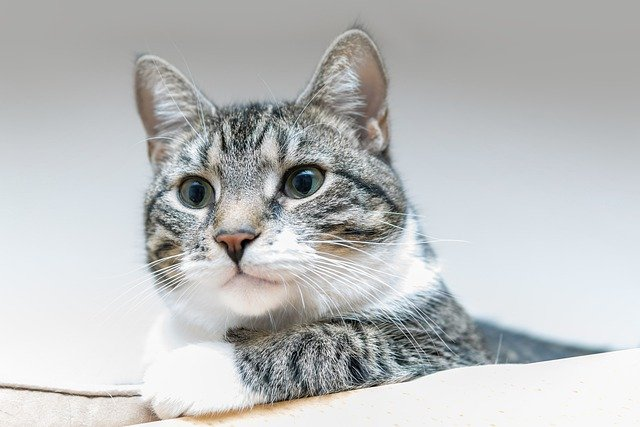
#> input picture opencv/res/img.jpg, 640 x 427 px, found by its file name
$ python Cut.py
#> lines starting #> are read from the running program, lines starting #| are printed output that depends on the picture; after the words box and inside, x2 and y2 are one past the last pixel; in counts of white or black regions, pixels touching at a corner belong together
import cv2

#영역을 잘라서 새로운 윈도우(창)에 표시

img = cv2.imread('opencv/res/img.jpg')
#> img is the input picture: shape (427, 640, 3); mean B, G, R 190.8, 190.6, 188.8
print(img.shape) # (427, 640, 3)
#| (427, 640, 3)

crop = img[200:300, 200:400] # 세로 200:300, 가로 200:400
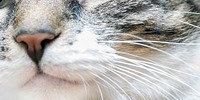
#> crop: shape (100, 200, 3); mean B, G, R 176.4, 179.2, 182.2
img[200:300, 400:600] = crop # 자른 영역을 기존윈도우에 표시
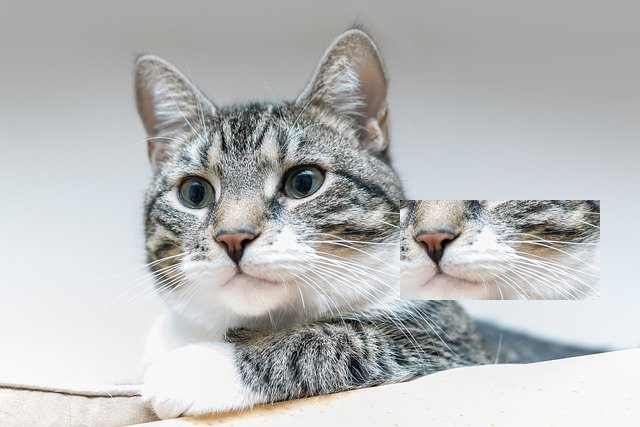
#> img: shape (427, 640, 3); 7.32% of pixels changed, all inside (x1, y1, x2, y2) = (400, 200, 600, 300)

cv2.imshow('img', img)
cv2.imshow('crop', crop)

cv2.waitKey(0)
cv2.destroyAllWindows()

$ run again, with opencv/res/newspaper.jpg copied over opencv/res/img.jpg
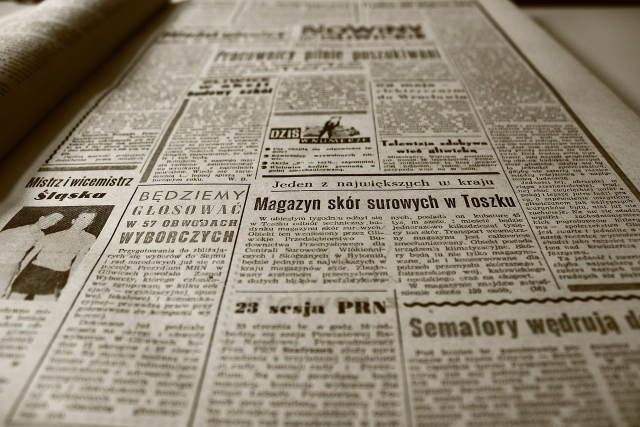
#> input picture opencv/res/newspaper.jpg, 1280 x 853 px, found by its file name (shown at 1/2 size)
#> img is the input picture: shape (853, 1280, 3); mean B, G, R 118.1, 135.8, 145.1
#| (853, 1280, 3)
#> `crop = img[200:300, 200:400]`:
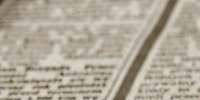
#> crop: shape (100, 200, 3); mean B, G, R 152.7, 168.6, 175.9
#> `img[200:300, 400:600] = crop`:
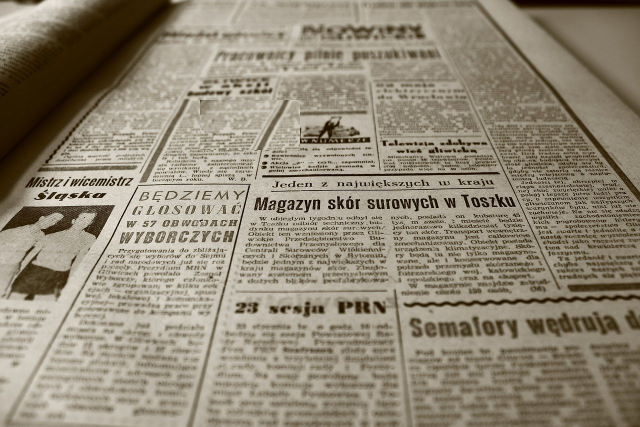
#> img: shape (853, 1280, 3) (shown at 1/2 size); 1.83% of pixels changed, all inside (x1, y1, x2, y2) = (400, 200, 600, 300)
